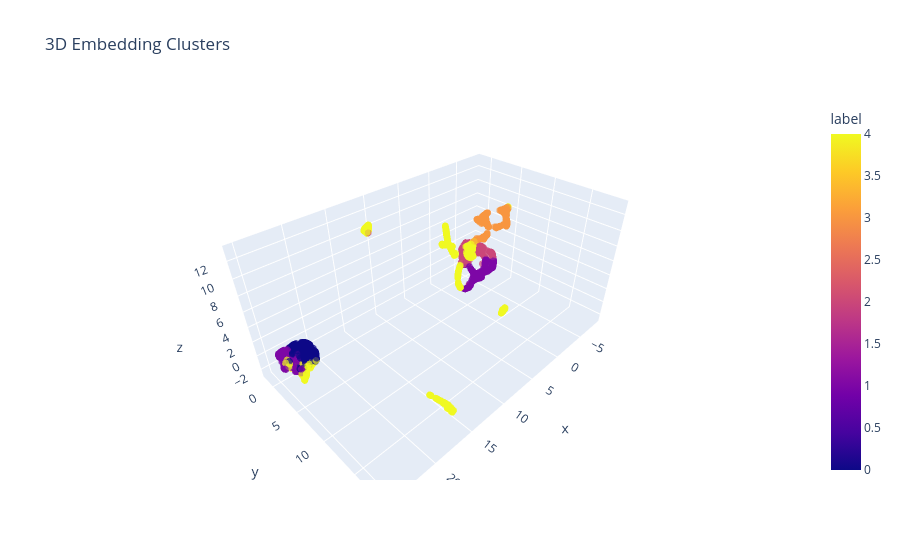

The notebook cell this image was saved under:
### Markdown cell above
*Interactive 3D plot*

### Code cell
import plotly.express as px
import pandas as pd
import numpy as np


def plot_3d_interactive(embeddings_3D, cluster_ids):
    df = pd.DataFrame({
        "x": embeddings_3D[:, 0],
        "y": embeddings_3D[:, 1],
        "z": embeddings_3D[:, 2],
        "label": cluster_ids
    })

    fig = px.scatter_3d(
        df,
        x="x",
        y="y",
        z="z",
        color="label",
        opacity=0.7,
        title="3D Embedding Clusters"
    )

    fig.update_traces(marker=dict(size=4))

    fig.show()


embeddings_3D = np.load("embeddings_3D.npy")
plot_3d_interactive(embeddings_3D=embeddings_3D, cluster_ids=cluster_ids)

### Figure 1 — Plotly figure (JSON) as saved in the notebook; plotly's stock layout.template omitted (floating-point values rounded to 4 significant figures; data arrays with more than 128 entries replaced by an {"elided": "..."} marker saying what was removed)
{"data": [{"hovertemplate": "x=%{x}<br>y=%{y}<br>z=%{z}<br>label=%{marker.color}<extra></extra>", "legendgroup": "", "marker": {"color": {"elided": "3014 int values"}, "coloraxis": "coloraxis", "opacity": 0.7, "size": 4, "symbol": "circle"}, "mode": "markers", "name": "", "scene": "scene", "showlegend": false, "type": "scatter3d", "x": {"elided": "3014 float values"}, "y": {"elided": "3014 float values"}, "z": {"elided": "3014 float values"}}], "layout": {"coloraxis": {"colorbar": {"title": {"text": "label"}}, "colorscale": [[0, "#0d0887"], [0.1111, "#46039f"], [0.2222, "#7201a8"], [0.3333, "#9c179e"], [0.4444, "#bd3786"], [0.5556, "#d8576b"], [0.6667, "#ed7953"], [0.7778, "#fb9f3a"], [0.8889, "#fdca26"], [1, "#f0f921"]]}, "legend": {"tracegroupgap": 0}, "scene": {"domain": {"x": [0, 1], "y": [0, 1]}, "xaxis": {"title": {"text": "x"}}, "yaxis": {"title": {"text": "y"}}, "zaxis": {"title": {"text": "z"}}}, "title": {"text": "3D Embedding Clusters"}}}
